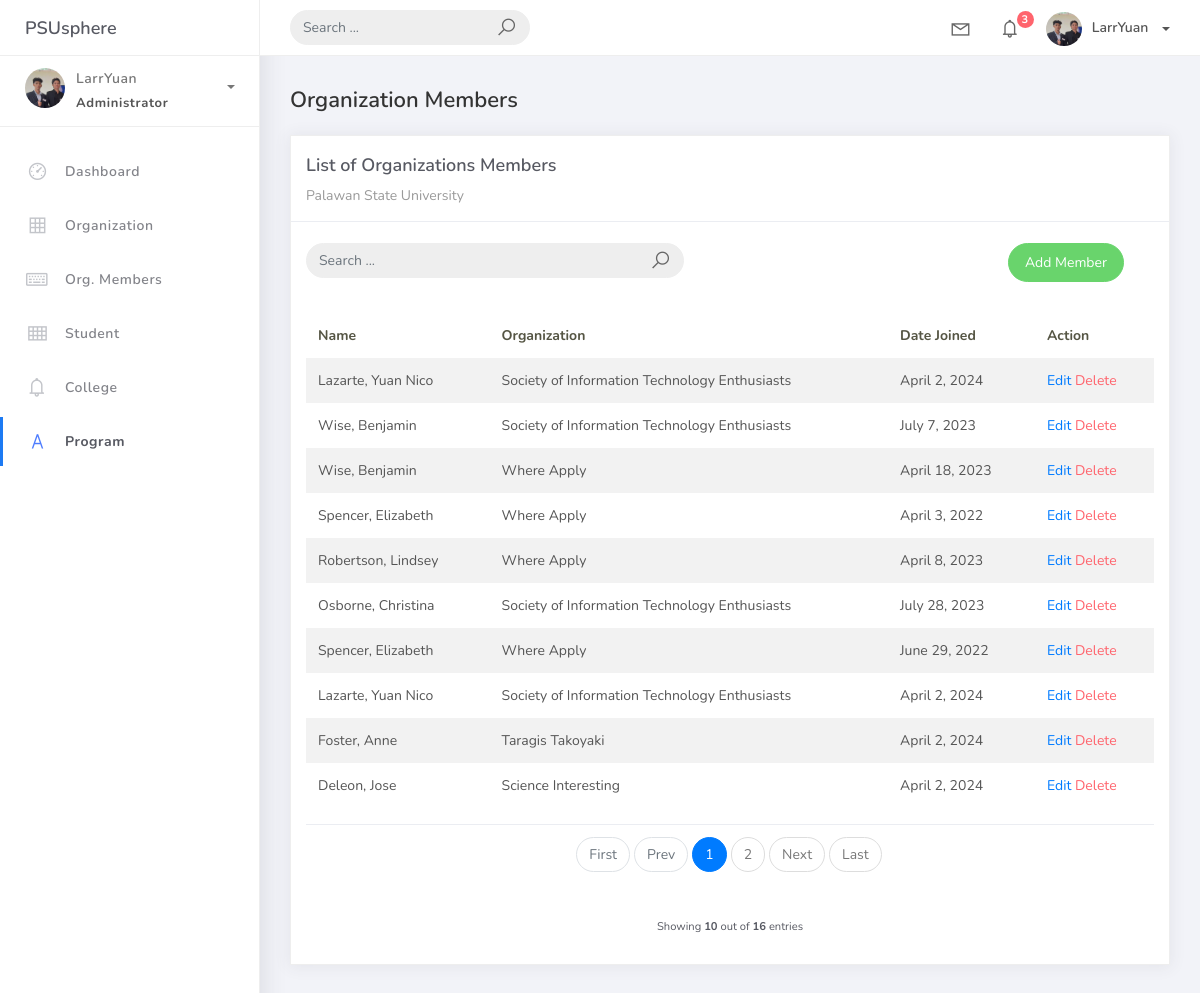
Page /orgmem_list on the committed database.
### studentorg/models.py (models this page shows, shortened)
class BaseModel(models.Model):
    created_at = models.DateTimeField(auto_now_add=True, db_index=True)
    updated_at = models.DateTimeField(auto_now=True)
    class Meta:
        abstract = True

class OrgMember(BaseModel):
    student = models.ForeignKey(Student, on_delete=models.CASCADE)
    organization = models.ForeignKey(Organization, on_delete=models.CASCADE)
    date_joined = models.DateField()

class Student(BaseModel):
    student_id = models.CharField(max_length=15)
    lastname = models.CharField(max_length=25)
    firstname = models.CharField(max_length=25)
    middlename = models.CharField(max_length=25, blank=True, null=True)
    program = models.ForeignKey(Program, on_delete=models.CASCADE)
    def __str__(self):
        return f"{self.lastname}, {self.firstname}"

class Organization(BaseModel):
    name = models.CharField(max_length=250)
    college = models.ForeignKey(College, null=True, blank=True, on_delete=models.CASCADE)
    description = models.CharField(max_length=500)
    def __str__(self):
        return self.name

### studentorg/views.py (the view)
# urls.py: path('orgmem_list', OrgMemberList.as_view(), name='orgmem-list'),
class OrgMemberList(ListView):
    model = OrgMember
    context_object_name = 'orgmember'
    template_name = 'org_member/orgmem_list.html'
    paginate_by = 10
    def get_queryset(self, *args, **kwargs):
        qs = super(OrgMemberList, self).get_queryset(*args, **kwargs)
        if self.request.GET.get("q") != None:
            query = self.request.GET.get('q')
            qs = qs.filter(Q(organization__name__icontains=query))
        return qs

### templates/org_member/orgmem_list.html (shortened to what this page needs)
{% extends 'base.html' %} {% load static %} {% block content %}
<div class="content">
  <div class="container-fluid">
    <h4 class="page-title">Organization Members</h4>
    <div class="row">
      <div class="col-md-12">
        <div class="card">
          <div class="card-header">
            <div class="card-title">List of Organizations Members</div>
            <div class="card-category">Palawan State University</div>
          </div>
          <br />
          <div class="col-md-12 row">
            <div class="col-md-6">
              <form class="navbar-left navbar-form nav-search mr-md-3" action="{% url 'orgmem-list' %}">
                <div class="input-group">
                  <input type="text"placeholder="Search ..." class="form-control" name="q"/>
                  <div class="input-group-append">
                    <span class="input-group-text">
                      <i class="la la-search search-icon"></i>
                    </span>
                  </div>
                </div>
              </form>
            </div>
            <div class="col-md-6">
              <div class="pull-right">
                <a
                  href="{% url 'orgmem-add' %}"
                  class="btn btn-success btn-rounded"
                  >Add Member</a
                >
              </div>
            </div>
          </div>
          <div class="card-body">
            <table class="table table-striped mt-3">
              <thead>
                <tr>
                  <th scope="col">Name</th>
                  <th scope="col">Organization</th>
                  <th scope="col">Date Joined</th>
                  <th scope="col">Action</th>
                </tr>
              </thead>
              <tbody>
                {% for object in object_list %}
                <tr>
                  <td>{{ object.student}}</td>
                  <td>{{ object.organization }}</td>
                  <td>{{ object.date_joined }}</td>
                  <td>
                    <a href="orgmem_list/{{object.id}}">Edit</a>
                    <a href="orgmem_list/{{object.id}}/delete" class="text-danger">Delete</a>
                  </td>
                </tr>
                {% endfor %}
              </tbody>
            </table>
            {% include 'includes/pagination.html' %}
          </div>
        </div>
      </div>
    </div>
  </div>
</div>
{% endblock %}

### rows in the picture
OrgMember: student "Lazarte, Yuan Nico", organization "Society of Information Technology Enthusiasts", date_joined "April 2, 2024"
OrgMember: student "Wise, Benjamin", organization "Society of Information Technology Enthusiasts", date_joined "July 7, 2023"
OrgMember: student "Wise, Benjamin", organization "Where Apply", date_joined "April 18, 2023"
OrgMember: student "Spencer, Elizabeth", organization "Where Apply", date_joined "April 3, 2022"
OrgMember: student "Robertson, Lindsey", organization "Where Apply", date_joined "April 8, 2023"
OrgMember: student "Osborne, Christina", organization "Society of Information Technology Enthusiasts", date_joined "July 28, 2023"
OrgMember: student "Spencer, Elizabeth", organization "Where Apply", date_joined "June 29, 2022"
OrgMember: student "Lazarte, Yuan Nico", organization "Society of Information Technology Enthusiasts", date_joined "April 2, 2024"
OrgMember: student "Foster, Anne", organization "Taragis Takoyaki", date_joined "April 2, 2024"
OrgMember: student "Deleon, Jose", organization "Science Interesting", date_joined "April 2, 2024"

### other values in the picture
{{ page_num }} "1"
{{ page_num }} "2"
{{ object_list.count }} "10"
{{ paginator.count }} "16"
